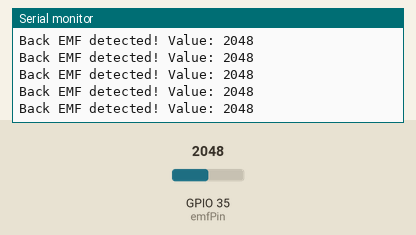
A sketch run on a simulated ESP32. On the bench: the last lines printed to the serial monitor. The inputs (shaded band) are chosen by the test bench; at power-on: GPIO 35 (emfPin) = 2048 (analog values on the 0–4095 scale).

Above: at 2.2 s.
2.3 s: GPIO 35 (emfPin) set to 2866
At 2.31 s:
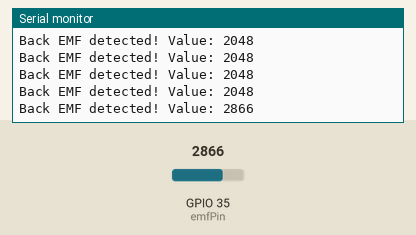
3.8 s: GPIO 35 (emfPin) set to 3603
At 3.81 s:
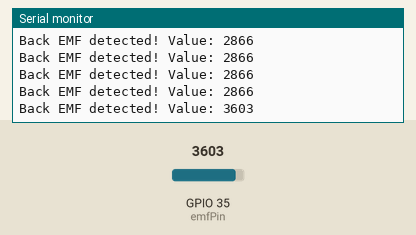
Timing chart, 0 to 6.8 s (numbered marks = the images above; inputs shaded):
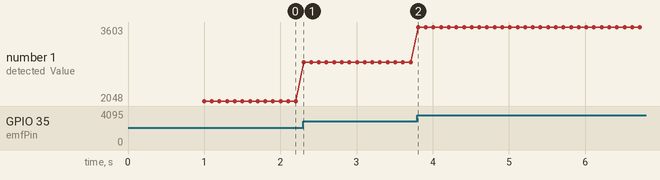

Measured:
- after the input at 2.3 s, the serial monitor: prints a new line at once (image 1)
- after the input at 3.8 s, the serial monitor: prints a new line at once (image 2)
- plotted number 1: 2048 → 2866 after the input at 2.3 s, 2866 → 3603 after the input at 3.8 s

The sketch:

ESP32_Back_EMF_Detector.ino
```cpp
// ESP32 Back EMF Detector
const int emfPin = 35; // Analog pin (ADC1 channel) connected to voltage divider

void setup() {
  Serial.begin(115200);
  delay(1000); // Give time for Serial Monitor to start
  analogReadResolution(12); // Set ADC resolution to 12 bits (0-4095)
}

void loop() {
  int emfValue = analogRead(emfPin); // Read analog value from EMF pin

  if (emfValue > 100) { // Threshold to avoid noise
    Serial.print("Back EMF detected! Value: ");
    Serial.println(emfValue);
  }

  delay(100); // Small delay to prevent spamming the Serial Monitor
}
```
